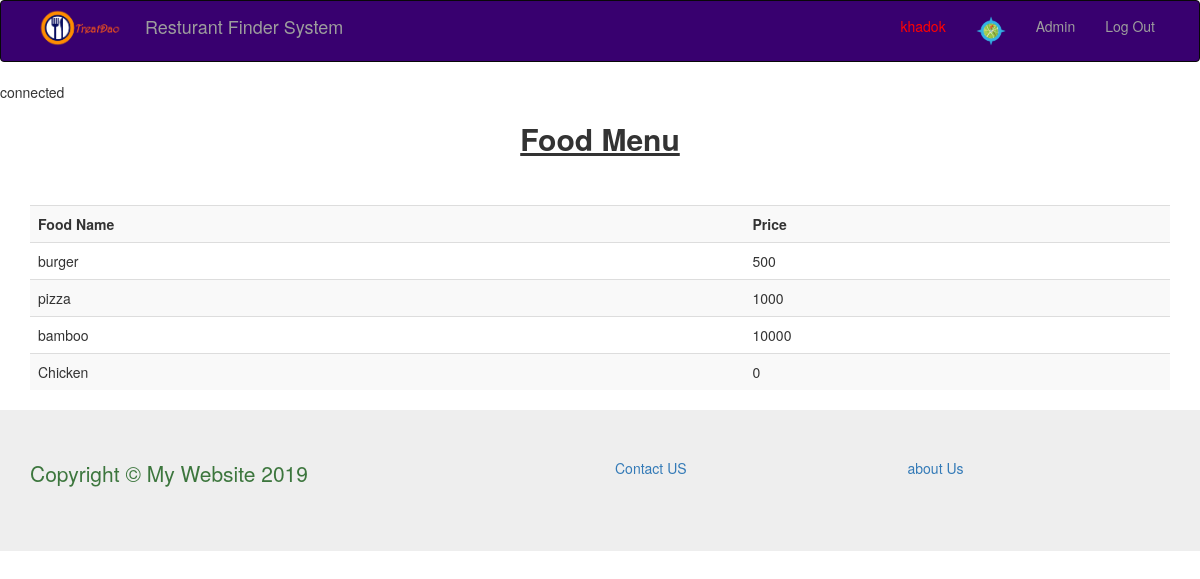
The app's page /menu.php (signed in) with its own data.
### tables this page shows
CREATE TABLE `menu` (
  `menu_id` int(11) NOT NULL,
  `r_name` text NOT NULL,
  `food_name` text NOT NULL,
  `food_price` int(15) NOT NULL
);

### menu.php (the view, shortened to what this page needs)
<?php include "header.php" ?>
<?php include "server_connect.php" ?>
    <div class="container">
				<table class="table table-hover table-striped">
					<h2 align="center"><b><u>Food   Menu</u></b></h2> <br><br>
					<th>Food Name</th>
					<th>Price</th>
						<?php
								$r_name = $_SESSION['r_name'];
								$query = "SELECT * FROM menu WHERE r_name = '$r_name'";
								$posts=mysqli_query($db,$query);
								while ($row=mysqli_fetch_assoc($posts)) {
					            $food_name = $row['food_name'];
					            $food_price = $row['food_price'];
							echo "<tr>";
							echo "<td>{$food_name}</td>";
							echo "<td>{$food_price}</td>";
							echo "</tr>";
						}
						?>
				</table>
				</div>
<?php include "footer.php" ?>

### records on screen
menu: food_name "burger", food_price "500"
menu: food_name "pizza", food_price "1000"
menu: food_name "bamboo", food_price "10000"
menu: food_name "Chicken", food_price "0"

### other values on screen
$_SESSION['r_name'] "khadok"
